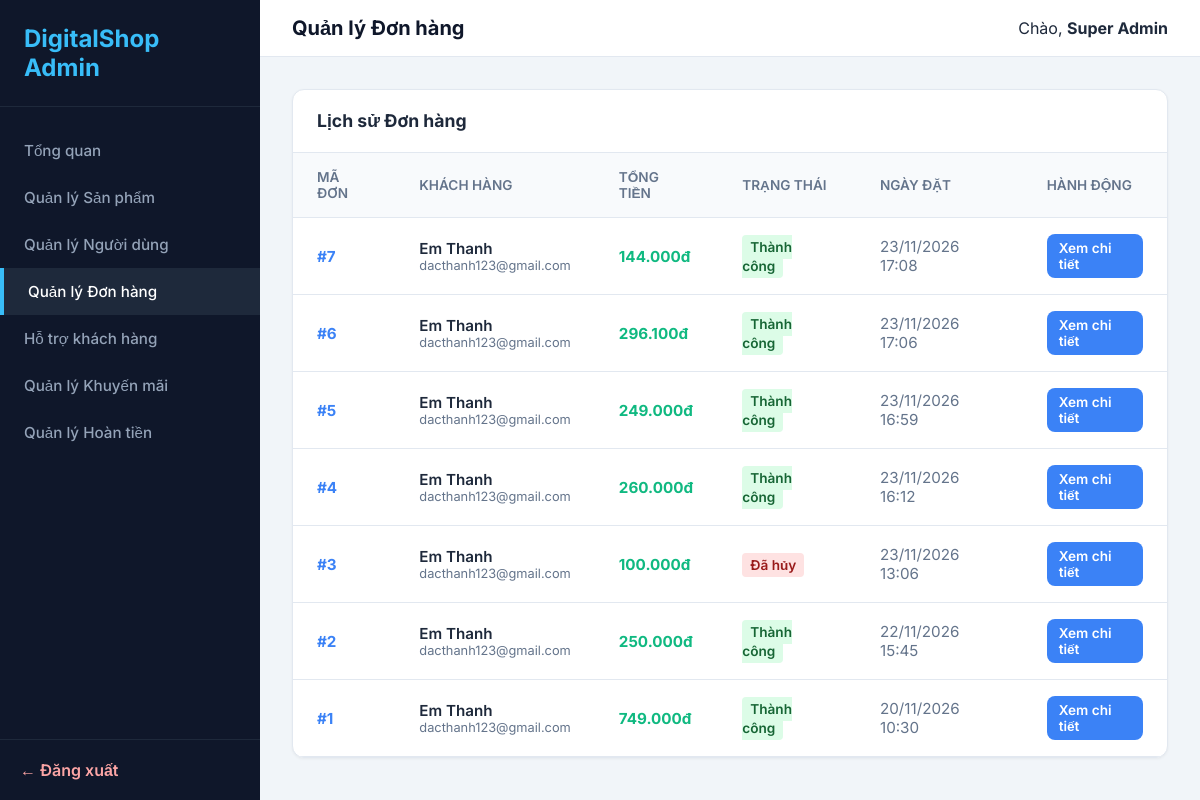
/admin/pages/orders.php (signed in), run on the app's committed database.
### tables this page shows
CREATE TABLE `orders` (
  `id` int(11) UNSIGNED NOT NULL,
  `user_id` int(11) UNSIGNED NOT NULL,
  `total_amount` bigint(20) NOT NULL,
  `status` enum('pending','completed','cancelled') DEFAULT 'pending',
  `payment_method` varchar(50) DEFAULT 'wallet',
  `coupon_id` int(11) DEFAULT NULL,
  `created_at` datetime DEFAULT current_timestamp(),
  `is_hidden` tinyint(1) NOT NULL DEFAULT 0
);

CREATE TABLE `users` (
  `id` int(11) UNSIGNED NOT NULL,
  `name` varchar(100) NOT NULL,
  `email` varchar(150) NOT NULL,
  `password_hash` varchar(255) NOT NULL,
  `balance` bigint(20) NOT NULL DEFAULT 0,
  `status` enum('active','banned') NOT NULL DEFAULT 'active',
  `created_at` datetime NOT NULL DEFAULT current_timestamp()
);

### shared/bootstrap-admin.php (called while the page is built, shortened)
<?php
$host = '127.0.0.1'; $dbname = 'digital_shop'; $user = 'root'; $pass = '';
try {
    $db = new PDO("mysql:host=$host;dbname=$dbname;charset=utf8mb4", $user, $pass);
    $db->setAttribute(PDO::ATTR_ERRMODE, PDO::ERRMODE_EXCEPTION);
    $db->setAttribute(PDO::ATTR_DEFAULT_FETCH_MODE, PDO::FETCH_ASSOC);
} catch (Exception $e) { die("Lỗi DB: " . $e->getMessage()); }
function e($s) { return htmlspecialchars($s ?? '', ENT_QUOTES, 'UTF-8'); }
function money($amount) { return number_format($amount, 0, ',', '.') . 'đ'; }
function is_admin_logged_in() { return isset($_SESSION['admin_id']); }
function current_admin() {
    global $db;
    $stmt = $db->prepare("SELECT * FROM admins WHERE id = ?");
    $stmt->execute([$_SESSION['admin_id']]);
    return $stmt->fetch();
}
function admin_view($template, $data = []) {
    extract($data);
    require __DIR__ . '/../admin/views/layouts/admin.php';
}

### admin/pages/orders.php (called while the page is built, shortened)
<?php
require __DIR__ . '/../../shared/bootstrap-admin.php';
$sql = "SELECT o.*, u.name as user_name, u.email as user_email
        FROM orders o
        JOIN users u ON o.user_id = u.id
        ORDER BY o.created_at DESC";
$orders = $db->query($sql)->fetchAll();
admin_view('orders', [
    'title' => 'Quản lý Đơn hàng',
    'orders' => $orders
]);

### admin/views/orders.php (the view)
<div class="data-card">
    <div class="data-header">
        <h3>Lịch sử Đơn hàng</h3>
    </div>
    <table>
        <thead>
            <tr>
                <th>Mã Đơn</th>
                <th>Khách hàng</th>
                <th>Tổng tiền</th>
                <th>Trạng thái</th>
                <th>Ngày đặt</th>
                <th>Hành động</th>
            </tr>
        </thead>
        <tbody>
            <?php if (empty($orders)): ?>
                <tr><td colspan="6" style="text-align: center;">Chưa có đơn hàng nào.</td></tr>
            <?php else: ?>
                <?php foreach ($orders as $o): ?>
                <tr>
                    <td style="font-weight: 700; color: #3b82f6;">#<?= $o['id'] ?></td>
                    <td>
                        <div style="font-weight: 600;"><?= e($o['user_name']) ?></div>
                        <div style="font-size: 0.8rem; color: #64748b;"><?= e($o['user_email']) ?></div>
                    </td>
                    <td style="font-weight: 700; color: #10b981;"><?= money($o['total_amount']) ?></td>
                    <td>
                        <?php if ($o['status'] == 'completed'): ?>
                            <span style="background: #dcfce7; color: #166534; padding: 4px 8px; border-radius: 4px; font-size: 0.85rem; font-weight: 600;">Thành công</span>
                        <?php elseif ($o['status'] == 'pending'): ?>
                            <span style="background: #fef3c7; color: #92400e; padding: 4px 8px; border-radius: 4px; font-size: 0.85rem; font-weight: 600;">Chờ xử lý</span>
                        <?php else: ?>
                            <span style="background: #fee2e2; color: #991b1b; padding: 4px 8px; border-radius: 4px; font-size: 0.85rem; font-weight: 600;">Đã hủy</span>
                        <?php endif; ?>
                    </td>
                    <td style="color: #64748b;"><?= date('d/m/Y H:i', strtotime($o['created_at'])) ?></td>
                    <td>
                        <a href="<?= ADMIN_BASE ?>/pages/order-detail.php?id=<?= $o['id'] ?>" class="btn btn-sm" style="background:#3b82f6; color:#fff; text-decoration:none;">Xem chi tiết</a>
                    </td>
                </tr>
                <?php endforeach; ?>
            <?php endif; ?>
        </tbody>
    </table>
</div>

### admin/views/layouts/admin.php (shortened to what this page needs)
<!DOCTYPE html>
<html lang="vi">
<head>
    <link rel="stylesheet" href="<?= ADMIN_BASE ?>/assets/css/admin.css">
</head>
<body>
    <aside class="sidebar">
        <a href="<?= ADMIN_BASE ?>/index.php" class="sidebar-logo">DigitalShop Admin</a>
        <ul class="sidebar-menu">
            <li><a href="<?= ADMIN_BASE ?>/index.php" class="<?= (basename($_SERVER['PHP_SELF']) == 'index.php') ? 'active' : '' ?>">Tổng quan</a></li>
            <li><a href="<?= ADMIN_BASE ?>/pages/products.php" class="<?= (basename($_SERVER['PHP_SELF']) == 'products.php') ? 'active' : '' ?>">Quản lý Sản phẩm</a></li>
            <li><a href="<?= ADMIN_BASE ?>/pages/users.php" class="<?= (basename($_SERVER['PHP_SELF']) == 'users.php' || basename($_SERVER['PHP_SELF']) == 'user-detail.php') ? 'active' : '' ?>">Quản lý Người dùng</a></li>
            <li><a href="<?= ADMIN_BASE ?>/pages/orders.php" class="<?= (basename($_SERVER['PHP_SELF']) == 'orders.php' || basename($_SERVER['PHP_SELF']) == 'order-detail.php') ? 'active' : '' ?>">Quản lý Đơn hàng</a></li>
            <li><a href="<?= ADMIN_BASE ?>/pages/tickets.php" class="<?= (basename($_SERVER['PHP_SELF']) == 'tickets.php' || basename($_SERVER['PHP_SELF']) == 'ticket-detail.php') ? 'active' : '' ?>">Hỗ trợ khách hàng</a></li>
            <li><a href="<?= ADMIN_BASE ?>/pages/coupons.php" class="<?= (basename($_SERVER['PHP_SELF']) == 'coupons.php') ? 'active' : '' ?>">Quản lý Khuyến mãi</a></li>
            <li>
    <a href="<?= ADMIN_BASE ?>/pages/refunds.php" class="<?= (basename($_SERVER['PHP_SELF']) == 'refunds.php') ? 'active' : '' ?>">
        Quản lý Hoàn tiền
    </a>
</li>
        </ul>
        <div class="sidebar-footer"><a href="<?= ADMIN_BASE ?>/logout.php">← Đăng xuất</a></div>
    </aside>
    <main class="main-content">
        <header class="topbar">
            <h2><?= e($title ?? 'Dashboard') ?></h2>
            <div>Chào, <strong><?= e(current_admin()['name']) ?></strong></div>
        </header>
        <div class="content-area">
            <?php require __DIR__ . '/../' . $template . '.php'; ?>
        </div>
    </main>
</body>
</html>

### admin/assets/css/admin.css (style rules this page uses)
* { box-sizing: border-box; margin: 0; padding: 0; }
body { font-family: 'Inter', sans-serif; background: #f1f5f9; color: #1e293b; display: flex; min-height: 100vh; }
.sidebar { width: 260px; background: #0f172a; color: #fff; display: flex; flex-direction: column; position: fixed; height: 100vh; }
.sidebar-logo { padding: 24px; font-size: 1.5rem; font-weight: 700; border-bottom: 1px solid #1e293b; color: #38bdf8; text-decoration: none; }
.sidebar-menu { list-style: none; padding: 20px 0; flex: 1; }
.sidebar-menu a { display: block; padding: 14px 24px; color: #94a3b8; text-decoration: none; font-weight: 500; transition: 0.2s; font-size: 0.95rem; }
.sidebar-menu a:hover, .sidebar-menu a.active { background: #1e293b; color: #fff; border-left: 4px solid #38bdf8; }
.sidebar-footer { padding: 20px; border-top: 1px solid #1e293b; }
.sidebar-footer a { color: #fca5a5; text-decoration: none; font-weight: 600; }
.main-content { flex: 1; margin-left: 260px; display: flex; flex-direction: column; }
.topbar { background: #fff; padding: 16px 32px; display: flex; justify-content: space-between; align-items: center; border-bottom: 1px solid #e2e8f0; }
.topbar h2 { font-size: 1.25rem; font-weight: 700; color: #0f172a; }
.content-area { padding: 32px; }
.data-card { background: #fff; border-radius: 12px; border: 1px solid #e2e8f0; overflow: hidden; box-shadow: 0 1px 3px rgba(0,0,0,0.05); }
.data-header { padding: 20px 24px; border-bottom: 1px solid #e2e8f0; display: flex; justify-content: space-between; align-items: center; }
.data-header h3 { font-size: 1.1rem; font-weight: 700; }
table { width: 100%; border-collapse: collapse; text-align: left; }
th { background: #f8fafc; padding: 16px 24px; font-size: 0.85rem; color: #64748b; text-transform: uppercase; font-weight: 600; border-bottom: 1px solid #e2e8f0; }
td { padding: 16px 24px; border-bottom: 1px solid #e2e8f0; font-size: 0.95rem; }
.btn { padding: 10px 20px; border-radius: 8px; font-weight: 600; cursor: pointer; border: none; font-size: 0.95rem; text-decoration: none; display: inline-block; }
.btn-sm { padding: 6px 12px; font-size: 0.85rem; }

### data on the page
orders: id "7", user.name "Em Thanh", user.email "dacthanh123@gmail.com", total_amount "144.000đ", status "Thành công", created_at "23/11/2026 17:08"
orders: id "6", user.name "Em Thanh", user.email "dacthanh123@gmail.com", total_amount "296.100đ", status "Thành công", created_at "23/11/2026 17:06"
orders: id "5", user.name "Em Thanh", user.email "dacthanh123@gmail.com", total_amount "249.000đ", status "Thành công", created_at "23/11/2026 16:59"
orders: id "4", user.name "Em Thanh", user.email "dacthanh123@gmail.com", total_amount "260.000đ", status "Thành công", created_at "23/11/2026 16:12"
orders: id "3", user.name "Em Thanh", user.email "dacthanh123@gmail.com", total_amount "100.000đ", status "Đã hủy", created_at "23/11/2026 13:06"
orders: id "2", user.name "Em Thanh", user.email "dacthanh123@gmail.com", total_amount "250.000đ", status "Thành công", created_at "22/11/2026 15:45"
orders: id "1", user.name "Em Thanh", user.email "dacthanh123@gmail.com", total_amount "749.000đ", status "Thành công", created_at "20/11/2026 10:30"

### other printed values
$title "Quản lý Đơn hàng"
current_admin()['name'] "Super Admin"
